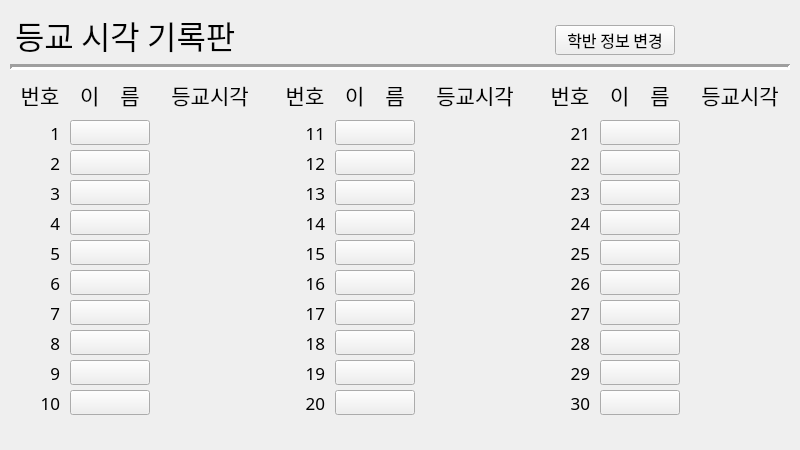
<?xml version="1.0" encoding="UTF-8"?>
<ui version="4.0">
 <class>MainWindow</class>
 <widget class="QMainWindow" name="MainWindow">
  <property name="geometry">
   <rect>
    <x>0</x>
    <y>0</y>
    <width>800</width>
    <height>450</height>
   </rect>
  </property>
  <property name="font">
   <font>
    <family>나눔스퀘어</family>
    <pointsize>12</pointsize>
   </font>
  </property>
  <property name="windowTitle">
   <string>등교 기록 프로그램</string>
  </property>
  <widget class="QWidget" name="centralwidget">
   <widget class="QLabel" name="title">
    <property name="geometry">
     <rect>
      <x>15</x>
      <y>15</y>
      <width>450</width>
      <height>40</height>
     </rect>
    </property>
    <property name="font">
     <font>
      <family>나눔스퀘어 ExtraBold</family>
      <pointsize>24</pointsize>
      <weight>50</weight>
      <bold>false</bold>
     </font>
    </property>
    <property name="toolTip">
     <string>Copyright © 2022, DFLHS 37J Yoon Sung-Yong.</string>
    </property>
    <property name="text">
     <string>등교 시각 기록판</string>
    </property>
   </widget>
   <widget class="Line" name="VSeperator">
    <property name="geometry">
     <rect>
      <x>10</x>
      <y>60</y>
      <width>780</width>
      <height>15</height>
     </rect>
    </property>
    <property name="lineWidth">
     <number>3</number>
    </property>
    <property name="orientation">
     <enum>Qt::Horizontal</enum>
    </property>
   </widget>
   <widget class="QPushButton" name="loadbtn">
    <property name="geometry">
     <rect>
      <x>555</x>
      <y>25</y>
      <width>120</width>
      <height>30</height>
     </rect>
    </property>
    <property name="text">
     <string>학반 정보 변경</string>
    </property>
   </widget>
   <widget class="QLabel" name="menu1_1">
    <property name="geometry">
     <rect>
      <x>20</x>
      <y>80</y>
      <width>40</width>
      <height>30</height>
     </rect>
    </property>
    <property name="font">
     <font>
      <family>나눔스퀘어 Bold</family>
      <pointsize>16</pointsize>
     </font>
    </property>
    <property name="text">
     <string>번호</string>
    </property>
    <property name="alignment">
     <set>Qt::AlignCenter</set>
    </property>
   </widget>
   <widget class="QLabel" name="menu1_2">
    <property name="geometry">
     <rect>
      <x>70</x>
      <y>80</y>
      <width>80</width>
      <height>30</height>
     </rect>
    </property>
    <property name="font">
     <font>
      <family>나눔스퀘어 Bold</family>
      <pointsize>16</pointsize>
     </font>
    </property>
    <property name="text">
     <string>이　름</string>
    </property>
    <property name="alignment">
     <set>Qt::AlignCenter</set>
    </property>
   </widget>
   <widget class="QLabel" name="menu1_3">
    <property name="geometry">
     <rect>
      <x>160</x>
      <y>80</y>
      <width>100</width>
      <height>30</height>
     </rect>
    </property>
    <property name="font">
     <font>
      <family>나눔스퀘어 Bold</family>
      <pointsize>16</pointsize>
     </font>
    </property>
    <property name="text">
     <string>등교시각</string>
    </property>
    <property name="alignment">
     <set>Qt::AlignCenter</set>
    </property>
   </widget>
   <widget class="QLabel" name="menu2_1">
    <property name="geometry">
     <rect>
      <x>285</x>
      <y>80</y>
      <width>40</width>
      <height>30</height>
     </rect>
    </property>
    <property name="font">
     <font>
      <family>나눔스퀘어 Bold</family>
      <pointsize>16</pointsize>
     </font>
    </property>
    <property name="text">
     <string>번호</string>
    </property>
    <property name="alignment">
     <set>Qt::AlignCenter</set>
    </property>
   </widget>
   <widget class="QLabel" name="menu2_2">
    <property name="geometry">
     <rect>
      <x>335</x>
      <y>80</y>
      <width>80</width>
      <height>30</height>
     </rect>
    </property>
    <property name="font">
     <font>
      <family>나눔스퀘어 Bold</family>
      <pointsize>16</pointsize>
     </font>
    </property>
    <property name="text">
     <string>이　름</string>
    </property>
    <property name="alignment">
     <set>Qt::AlignCenter</set>
    </property>
   </widget>
   <widget class="QLabel" name="menu2_3">
    <property name="geometry">
     <rect>
      <x>425</x>
      <y>80</y>
      <width>100</width>
      <height>30</height>
     </rect>
    </property>
    <property name="font">
     <font>
      <family>나눔스퀘어 Bold</family>
      <pointsize>16</pointsize>
     </font>
    </property>
    <property name="text">
     <string>등교시각</string>
    </property>
    <property name="alignment">
     <set>Qt::AlignCenter</set>
    </property>
   </widget>
   <widget class="QLabel" name="menu3_1">
    <property name="geometry">
     <rect>
      <x>550</x>
      <y>80</y>
      <width>40</width>
      <height>30</height>
     </rect>
    </property>
    <property name="font">
     <font>
      <family>나눔스퀘어 Bold</family>
      <pointsize>16</pointsize>
     </font>
    </property>
    <property name="text">
     <string>번호</string>
    </property>
    <property name="alignment">
     <set>Qt::AlignCenter</set>
    </property>
   </widget>
   <widget class="QLabel" name="menu3_2">
    <property name="geometry">
     <rect>
      <x>600</x>
      <y>80</y>
      <width>80</width>
      <height>30</height>
     </rect>
    </property>
    <property name="font">
     <font>
      <family>나눔스퀘어 Bold</family>
      <pointsize>16</pointsize>
     </font>
    </property>
    <property name="text">
     <string>이　름</string>
    </property>
    <property name="alignment">
     <set>Qt::AlignCenter</set>
    </property>
   </widget>
   <widget class="QLabel" name="menu3_3">
    <property name="geometry">
     <rect>
      <x>690</x>
      <y>80</y>
      <width>100</width>
      <height>30</height>
     </rect>
    </property>
    <property name="font">
     <font>
      <family>나눔스퀘어 Bold</family>
      <pointsize>16</pointsize>
     </font>
    </property>
    <property name="text">
     <string>등교시각</string>
    </property>
    <property name="alignment">
     <set>Qt::AlignCenter</set>
    </property>
   </widget>
   <widget class="QLabel" name="std_no_01">
    <property name="geometry">
     <rect>
      <x>20</x>
      <y>120</y>
      <width>40</width>
      <height>25</height>
     </rect>
    </property>
    <property name="font">
     <font>
      <pointsize>13</pointsize>
     </font>
    </property>
    <property name="text">
     <string>1</string>
    </property>
    <property name="alignment">
     <set>Qt::AlignRight|Qt::AlignTrailing|Qt::AlignVCenter</set>
    </property>
   </widget>
   <widget class="QLabel" name="std_no_02">
    <property name="geometry">
     <rect>
      <x>20</x>
      <y>150</y>
      <width>40</width>
      <height>25</height>
     </rect>
    </property>
    <property name="font">
     <font>
      <pointsize>13</pointsize>
     </font>
    </property>
    <property name="text">
     <string>2</string>
    </property>
    <property name="alignment">
     <set>Qt::AlignRight|Qt::AlignTrailing|Qt::AlignVCenter</set>
    </property>
   </widget>
   <widget class="QLabel" name="std_no_03">
    <property name="geometry">
     <rect>
      <x>20</x>
      <y>180</y>
      <width>40</width>
      <height>25</height>
     </rect>
    </property>
    <property name="font">
     <font>
      <pointsize>13</pointsize>
     </font>
    </property>
    <property name="text">
     <string>3</string>
    </property>
    <property name="alignment">
     <set>Qt::AlignRight|Qt::AlignTrailing|Qt::AlignVCenter</set>
    </property>
   </widget>
   <widget class="QLabel" name="std_no_04">
    <property name="geometry">
     <rect>
      <x>20</x>
      <y>210</y>
      <width>40</width>
      <height>25</height>
     </rect>
    </property>
    <property name="font">
     <font>
      <pointsize>13</pointsize>
     </font>
    </property>
    <property name="text">
     <string>4</string>
    </property>
    <property name="alignment">
     <set>Qt::AlignRight|Qt::AlignTrailing|Qt::AlignVCenter</set>
    </property>
   </widget>
   <widget class="QLabel" name="std_no_05">
    <property name="geometry">
     <rect>
      <x>20</x>
      <y>240</y>
      <width>40</width>
      <height>25</height>
     </rect>
    </property>
    <property name="font">
     <font>
      <pointsize>13</pointsize>
     </font>
    </property>
    <property name="text">
     <string>5</string>
    </property>
    <property name="alignment">
     <set>Qt::AlignRight|Qt::AlignTrailing|Qt::AlignVCenter</set>
    </property>
   </widget>
   <widget class="QLabel" name="std_no_06">
    <property name="geometry">
     <rect>
      <x>20</x>
      <y>270</y>
      <width>40</width>
      <height>25</height>
     </rect>
    </property>
    <property name="font">
     <font>
      <pointsize>13</pointsize>
     </font>
    </property>
    <property name="text">
     <string>6</string>
    </property>
    <property name="alignment">
     <set>Qt::AlignRight|Qt::AlignTrailing|Qt::AlignVCenter</set>
    </property>
   </widget>
   <widget class="QLabel" name="std_no_07">
    <property name="geometry">
     <rect>
      <x>20</x>
      <y>300</y>
      <width>40</width>
      <height>25</height>
     </rect>
    </property>
    <property name="font">
     <font>
      <pointsize>13</pointsize>
     </font>
    </property>
    <property name="text">
     <string>7</string>
    </property>
    <property name="alignment">
     <set>Qt::AlignRight|Qt::AlignTrailing|Qt::AlignVCenter</set>
    </property>
   </widget>
   <widget class="QLabel" name="std_no_08">
    <property name="geometry">
     <rect>
      <x>20</x>
      <y>330</y>
      <width>40</width>
      <height>25</height>
     </rect>
    </property>
    <property name="font">
     <font>
      <pointsize>13</pointsize>
     </font>
    </property>
    <property name="text">
     <string>8</string>
    </property>
    <property name="alignment">
     <set>Qt::AlignRight|Qt::AlignTrailing|Qt::AlignVCenter</set>
    </property>
   </widget>
   <widget class="QLabel" name="std_no_09">
    <property name="geometry">
     <rect>
      <x>20</x>
      <y>360</y>
      <width>40</width>
      <height>25</height>
     </rect>
    </property>
    <property name="font">
     <font>
      <pointsize>13</pointsize>
     </font>
    </property>
    <property name="text">
     <string>9</string>
    </property>
    <property name="alignment">
     <set>Qt::AlignRight|Qt::AlignTrailing|Qt::AlignVCenter</set>
    </property>
   </widget>
   <widget class="QLabel" name="std_no_10">
    <property name="geometry">
     <rect>
      <x>20</x>
      <y>390</y>
      <width>40</width>
      <height>25</height>
     </rect>
    </property>
    <property name="font">
     <font>
      <pointsize>13</pointsize>
     </font>
    </property>
    <property name="text">
     <string>10</string>
    </property>
    <property name="alignment">
     <set>Qt::AlignRight|Qt::AlignTrailing|Qt::AlignVCenter</set>
    </property>
   </widget>
   <widget class="QLabel" name="std_no_11">
    <property name="geometry">
     <rect>
      <x>285</x>
      <y>120</y>
      <width>40</width>
      <height>25</height>
     </rect>
    </property>
    <property name="font">
     <font>
      <pointsize>13</pointsize>
     </font>
    </property>
    <property name="text">
     <string>11</string>
    </property>
    <property name="alignment">
     <set>Qt::AlignRight|Qt::AlignTrailing|Qt::AlignVCenter</set>
    </property>
   </widget>
   <widget class="QLabel" name="std_no_12">
    <property name="geometry">
     <rect>
      <x>285</x>
      <y>150</y>
      <width>40</width>
      <height>25</height>
     </rect>
    </property>
    <property name="font">
     <font>
      <pointsize>13</pointsize>
     </font>
    </property>
    <property name="text">
     <string>12</string>
    </property>
    <property name="alignment">
     <set>Qt::AlignRight|Qt::AlignTrailing|Qt::AlignVCenter</set>
    </property>
   </widget>
   <widget class="QLabel" name="std_no_13">
    <property name="geometry">
     <rect>
      <x>285</x>
      <y>180</y>
      <width>40</width>
      <height>25</height>
     </rect>
    </property>
    <property name="font">
     <font>
      <pointsize>13</pointsize>
     </font>
    </property>
    <property name="text">
     <string>13</string>
    </property>
    <property name="alignment">
     <set>Qt::AlignRight|Qt::AlignTrailing|Qt::AlignVCenter</set>
    </property>
   </widget>
   <widget class="QLabel" name="std_no_14">
    <property name="geometry">
     <rect>
      <x>285</x>
      <y>210</y>
      <width>40</width>
      <height>25</height>
     </rect>
    </property>
    <property name="font">
     <font>
      <pointsize>13</pointsize>
     </font>
    </property>
    <property name="text">
     <string>14</string>
    </property>
    <property name="alignment">
     <set>Qt::AlignRight|Qt::AlignTrailing|Qt::AlignVCenter</set>
    </property>
   </widget>
   <widget class="QLabel" name="std_no_15">
    <property name="geometry">
     <rect>
      <x>285</x>
      <y>240</y>
      <width>40</width>
      <height>25</height>
     </rect>
    </property>
    <property name="font">
     <font>
      <pointsize>13</pointsize>
     </font>
    </property>
    <property name="text">
     <string>15</string>
    </property>
    <property name="alignment">
     <set>Qt::AlignRight|Qt::AlignTrailing|Qt::AlignVCenter</set>
    </property>
   </widget>
   <widget class="QLabel" name="std_no_16">
    <property name="geometry">
     <rect>
      <x>285</x>
      <y>270</y>
      <width>40</width>
      <height>25</height>
     </rect>
    </property>
    <property name="font">
     <font>
      <pointsize>13</pointsize>
     </font>
    </property>
    <property name="text">
     <string>16</string>
    </property>
    <property name="alignment">
     <set>Qt::AlignRight|Qt::AlignTrailing|Qt::AlignVCenter</set>
    </property>
   </widget>
   <widget class="QLabel" name="std_no_17">
    <property name="geometry">
     <rect>
      <x>285</x>
      <y>300</y>
      <width>40</width>
      <height>25</height>
     </rect>
    </property>
    <property name="font">
     <font>
      <pointsize>13</pointsize>
     </font>
    </property>
    <property name="text">
     <string>17</string>
    </property>
    <property name="alignment">
     <set>Qt::AlignRight|Qt::AlignTrailing|Qt::AlignVCenter</set>
    </property>
   </widget>
   <widget class="QLabel" name="std_no_18">
    <property name="geometry">
     <rect>
      <x>285</x>
      <y>330</y>
      <width>40</width>
      <height>25</height>
     </rect>
    </property>
    <property name="font">
     <font>
      <pointsize>13</pointsize>
     </font>
    </property>
    <property name="text">
     <string>18</string>
    </property>
    <property name="alignment">
     <set>Qt::AlignRight|Qt::AlignTrailing|Qt::AlignVCenter</set>
    </property>
   </widget>
   <widget class="QLabel" name="std_no_19">
    <property name="geometry">
     <rect>
      <x>285</x>
      <y>360</y>
      <width>40</width>
      <height>25</height>
     </rect>
    </property>
    <property name="font">
     <font>
      <pointsize>13</pointsize>
     </font>
    </property>
    <property name="text">
     <string>19</string>
    </property>
    <property name="alignment">
     <set>Qt::AlignRight|Qt::AlignTrailing|Qt::AlignVCenter</set>
    </property>
   </widget>
   <widget class="QLabel" name="std_no_20">
    <property name="geometry">
     <rect>
      <x>285</x>
      <y>390</y>
      <width>40</width>
      <height>25</height>
     </rect>
    </property>
    <property name="font">
     <font>
      <pointsize>13</pointsize>
     </font>
    </property>
    <property name="text">
     <string>20</string>
    </property>
    <property name="alignment">
     <set>Qt::AlignRight|Qt::AlignTrailing|Qt::AlignVCenter</set>
    </property>
   </widget>
   <widget class="QLabel" name="std_no_21">
    <property name="geometry">
     <rect>
      <x>550</x>
      <y>120</y>
      <width>40</width>
      <height>25</height>
     </rect>
    </property>
    <property name="font">
     <font>
      <pointsize>13</pointsize>
     </font>
    </property>
    <property name="text">
     <string>21</string>
    </property>
    <property name="alignment">
     <set>Qt::AlignRight|Qt::AlignTrailing|Qt::AlignVCenter</set>
    </property>
   </widget>
   <widget class="QLabel" name="std_no_22">
    <property name="geometry">
     <rect>
      <x>550</x>
      <y>150</y>
      <width>40</width>
      <height>25</height>
     </rect>
    </property>
    <property name="font">
     <font>
      <pointsize>13</pointsize>
     </font>
    </property>
    <property name="text">
     <string>22</string>
    </property>
    <property name="alignment">
     <set>Qt::AlignRight|Qt::AlignTrailing|Qt::AlignVCenter</set>
    </property>
   </widget>
   <widget class="QLabel" name="std_no_23">
    <property name="geometry">
     <rect>
      <x>550</x>
      <y>180</y>
      <width>40</width>
      <height>25</height>
     </rect>
    </property>
    <property name="font">
     <font>
      <pointsize>13</pointsize>
     </font>
    </property>
    <property name="text">
     <string>23</string>
    </property>
    <property name="alignment">
     <set>Qt::AlignRight|Qt::AlignTrailing|Qt::AlignVCenter</set>
    </property>
   </widget>
   <widget class="QLabel" name="std_no_24">
    <property name="geometry">
     <rect>
      <x>550</x>
      <y>210</y>
      <width>40</width>
      <height>25</height>
     </rect>
    </property>
    <property name="font">
     <font>
      <pointsize>13</pointsize>
     </font>
    </property>
    <property name="text">
     <string>24</string>
    </property>
    <property name="alignment">
     <set>Qt::AlignRight|Qt::AlignTrailing|Qt::AlignVCenter</set>
    </property>
   </widget>
   <widget class="QLabel" name="std_no_25">
    <property name="geometry">
     <rect>
      <x>550</x>
      <y>240</y>
      <width>40</width>
      <height>25</height>
     </rect>
    </property>
    <property name="font">
     <font>
      <pointsize>13</pointsize>
     </font>
    </property>
    <property name="text">
     <string>25</string>
    </property>
    <property name="alignment">
     <set>Qt::AlignRight|Qt::AlignTrailing|Qt::AlignVCenter</set>
    </property>
   </widget>
   <widget class="QLabel" name="std_no_26">
    <property name="geometry">
     <rect>
      <x>550</x>
      <y>270</y>
      <width>40</width>
      <height>25</height>
     </rect>
    </property>
    <property name="font">
     <font>
      <pointsize>13</pointsize>
     </font>
    </property>
    <property name="text">
     <string>26</string>
    </property>
    <property name="alignment">
     <set>Qt::AlignRight|Qt::AlignTrailing|Qt::AlignVCenter</set>
    </property>
   </widget>
   <widget class="QLabel" name="std_no_27">
    <property name="geometry">
     <rect>
      <x>550</x>
      <y>300</y>
      <width>40</width>
      <height>25</height>
     </rect>
    </property>
    <property name="font">
     <font>
      <pointsize>13</pointsize>
     </font>
    </property>
    <property name="text">
     <string>27</string>
    </property>
    <property name="alignment">
     <set>Qt::AlignRight|Qt::AlignTrailing|Qt::AlignVCenter</set>
    </property>
   </widget>
   <widget class="QLabel" name="std_no_28">
    <property name="geometry">
     <rect>
      <x>550</x>
      <y>330</y>
      <width>40</width>
      <height>25</height>
     </rect>
    </property>
    <property name="font">
     <font>
      <pointsize>13</pointsize>
     </font>
    </property>
    <property name="text">
     <string>28</string>
    </property>
    <property name="alignment">
     <set>Qt::AlignRight|Qt::AlignTrailing|Qt::AlignVCenter</set>
    </property>
   </widget>
   <widget class="QLabel" name="std_no_29">
    <property name="geometry">
     <rect>
      <x>550</x>
      <y>360</y>
      <width>40</width>
      <height>25</height>
     </rect>
    </property>
    <property name="font">
     <font>
      <pointsize>13</pointsize>
     </font>
    </property>
    <property name="text">
     <string>29</string>
    </property>
    <property name="alignment">
     <set>Qt::AlignRight|Qt::AlignTrailing|Qt::AlignVCenter</set>
    </property>
   </widget>
   <widget class="QLabel" name="std_no_30">
    <property name="geometry">
     <rect>
      <x>550</x>
      <y>390</y>
      <width>40</width>
      <height>25</height>
     </rect>
    </property>
    <property name="font">
     <font>
      <pointsize>13</pointsize>
     </font>
    </property>
    <property name="text">
     <string>30</string>
    </property>
    <property name="alignment">
     <set>Qt::AlignRight|Qt::AlignTrailing|Qt::AlignVCenter</set>
    </property>
   </widget>
   <widget class="QToolButton" name="std_btn_01">
    <property name="geometry">
     <rect>
      <x>70</x>
      <y>120</y>
      <width>80</width>
      <height>25</height>
     </rect>
    </property>
    <property name="text">
     <string/>
    </property>
    <property name="checkable">
     <bool>true</bool>
    </property>
   </widget>
   <widget class="QToolButton" name="std_btn_02">
    <property name="geometry">
     <rect>
      <x>70</x>
      <y>150</y>
      <width>80</width>
      <height>25</height>
     </rect>
    </property>
    <property name="text">
     <string/>
    </property>
    <property name="checkable">
     <bool>true</bool>
    </property>
   </widget>
   <widget class="QToolButton" name="std_btn_03">
    <property name="geometry">
     <rect>
      <x>70</x>
      <y>180</y>
      <width>80</width>
      <height>25</height>
     </rect>
    </property>
    <property name="text">
     <string/>
    </property>
    <property name="checkable">
     <bool>true</bool>
    </property>
   </widget>
   <widget class="QToolButton" name="std_btn_04">
    <property name="geometry">
     <rect>
      <x>70</x>
      <y>210</y>
      <width>80</width>
      <height>25</height>
     </rect>
    </property>
    <property name="text">
     <string/>
    </property>
    <property name="checkable">
     <bool>true</bool>
    </property>
   </widget>
   <widget class="QToolButton" name="std_btn_05">
    <property name="geometry">
     <rect>
      <x>70</x>
      <y>240</y>
      <width>80</width>
      <height>25</height>
     </rect>
    </property>
    <property name="text">
     <string/>
    </property>
    <property name="checkable">
     <bool>true</bool>
    </property>
   </widget>
   <widget class="QToolButton" name="std_btn_06">
    <property name="geometry">
     <rect>
      <x>70</x>
      <y>270</y>
      <width>80</width>
      <height>25</height>
     </rect>
    </property>
    <property name="text">
     <string/>
    </property>
    <property name="checkable">
     <bool>true</bool>
    </property>
   </widget>
   <widget class="QToolButton" name="std_btn_07">
    <property name="geometry">
     <rect>
      <x>70</x>
      <y>300</y>
      <width>80</width>
      <height>25</height>
     </rect>
    </property>
    <property name="text">
     <string/>
    </property>
    <property name="checkable">
     <bool>true</bool>
    </property>
   </widget>
   <widget class="QToolButton" name="std_btn_08">
    <property name="geometry">
     <rect>
      <x>70</x>
      <y>330</y>
      <width>80</width>
      <height>25</height>
     </rect>
    </property>
    <property name="text">
     <string/>
    </property>
    <property name="checkable">
     <bool>true</bool>
    </property>
   </widget>
   <widget class="QToolButton" name="std_btn_09">
    <property name="geometry">
     <rect>
      <x>70</x>
      <y>360</y>
      <width>80</width>
      <height>25</height>
     </rect>
    </property>
    <property name="text">
     <string/>
    </property>
    <property name="checkable">
     <bool>true</bool>
    </property>
   </widget>
   <widget class="QToolButton" name="std_btn_10">
    <property name="geometry">
     <rect>
      <x>70</x>
      <y>390</y>
      <width>80</width>
      <height>25</height>
     </rect>
    </property>
    <property name="text">
     <string/>
    </property>
    <property name="checkable">
     <bool>true</bool>
    </property>
   </widget>
   <widget class="QToolButton" name="std_btn_11">
    <property name="geometry">
     <rect>
      <x>335</x>
      <y>120</y>
      <width>80</width>
      <height>25</height>
     </rect>
    </property>
    <property name="text">
     <string/>
    </property>
    <property name="checkable">
     <bool>true</bool>
    </property>
   </widget>
   <widget class="QToolButton" name="std_btn_12">
    <property name="geometry">
     <rect>
      <x>335</x>
      <y>150</y>
      <width>80</width>
      <height>25</height>
     </rect>
    </property>
    <property name="text">
     <string/>
    </property>
    <property name="checkable">
     <bool>true</bool>
    </property>
   </widget>
   <widget class="QToolButton" name="std_btn_13">
    <property name="geometry">
     <rect>
      <x>335</x>
      <y>180</y>
      <width>80</width>
      <height>25</height>
     </rect>
    </property>
    <property name="text">
     <string/>
    </property>
    <property name="checkable">
     <bool>true</bool>
    </property>
   </widget>
   <widget class="QToolButton" name="std_btn_14">
    <property name="geometry">
     <rect>
      <x>335</x>
      <y>210</y>
      <width>80</width>
      <height>25</height>
     </rect>
    </property>
    <property name="text">
     <string/>
    </property>
    <property name="checkable">
     <bool>true</bool>
    </property>
   </widget>
   <widget class="QToolButton" name="std_btn_15">
    <property name="geometry">
     <rect>
      <x>335</x>
      <y>240</y>
      <width>80</width>
      <height>25</height>
     </rect>
    </property>
    <property name="text">
     <string/>
    </property>
    <property name="checkable">
     <bool>true</bool>
    </property>
   </widget>
   <widget class="QToolButton" name="std_btn_16">
    <property name="geometry">
     <rect>
      <x>335</x>
      <y>270</y>
      <width>80</width>
      <height>25</height>
     </rect>
    </property>
    <property name="text">
     <string/>
    </property>
    <property name="checkable">
     <bool>true</bool>
    </property>
   </widget>
   <widget class="QToolButton" name="std_btn_17">
    <property name="geometry">
     <rect>
      <x>335</x>
      <y>300</y>
      <width>80</width>
      <height>25</height>
     </rect>
    </property>
    <property name="text">
     <string/>
    </property>
    <property name="checkable">
     <bool>true</bool>
    </property>
   </widget>
   <widget class="QToolButton" name="std_btn_18">
    <property name="geometry">
     <rect>
      <x>335</x>
      <y>330</y>
      <width>80</width>
      <height>25</height>
     </rect>
    </property>
    <property name="text">
     <string/>
    </property>
    <property name="checkable">
     <bool>true</bool>
    </property>
   </widget>
   <widget class="QToolButton" name="std_btn_19">
    <property name="geometry">
     <rect>
      <x>335</x>
      <y>360</y>
      <width>80</width>
      <height>25</height>
     </rect>
    </property>
    <property name="text">
     <string/>
    </property>
    <property name="checkable">
     <bool>true</bool>
    </property>
   </widget>
   <widget class="QToolButton" name="std_btn_20">
    <property name="geometry">
     <rect>
      <x>335</x>
      <y>390</y>
      <width>80</width>
      <height>25</height>
     </rect>
    </property>
    <property name="text">
     <string/>
    </property>
    <property name="checkable">
     <bool>true</bool>
    </property>
   </widget>
   <widget class="QToolButton" name="std_btn_21">
    <property name="geometry">
     <rect>
      <x>600</x>
      <y>120</y>
      <width>80</width>
      <height>25</height>
     </rect>
    </property>
    <property name="text">
     <string/>
    </property>
    <property name="checkable">
     <bool>true</bool>
    </property>
   </widget>
   <widget class="QToolButton" name="std_btn_22">
    <property name="geometry">
     <rect>
      <x>600</x>
      <y>150</y>
      <width>80</width>
      <height>25</height>
     </rect>
    </property>
    <property name="text">
     <string/>
    </property>
    <property name="checkable">
     <bool>true</bool>
    </property>
   </widget>
   <widget class="QToolButton" name="std_btn_23">
    <property name="geometry">
     <rect>
      <x>600</x>
      <y>180</y>
      <width>80</width>
      <height>25</height>
     </rect>
    </property>
    <property name="text">
     <string/>
    </property>
    <property name="checkable">
     <bool>true</bool>
    </property>
   </widget>
   <widget class="QToolButton" name="std_btn_24">
    <property name="geometry">
     <rect>
      <x>600</x>
      <y>210</y>
      <width>80</width>
      <height>25</height>
     </rect>
    </property>
    <property name="text">
     <string/>
    </property>
    <property name="checkable">
     <bool>true</bool>
    </property>
   </widget>
   <widget class="QToolButton" name="std_btn_25">
    <property name="geometry">
     <rect>
      <x>600</x>
      <y>240</y>
      <width>80</width>
      <height>25</height>
     </rect>
    </property>
    <property name="text">
     <string/>
    </property>
    <property name="checkable">
     <bool>true</bool>
    </property>
   </widget>
   <widget class="QToolButton" name="std_btn_26">
    <property name="geometry">
     <rect>
      <x>600</x>
      <y>270</y>
      <width>80</width>
      <height>25</height>
     </rect>
    </property>
    <property name="text">
     <string/>
    </property>
    <property name="checkable">
     <bool>true</bool>
    </property>
   </widget>
   <widget class="QToolButton" name="std_btn_27">
    <property name="geometry">
     <rect>
      <x>600</x>
      <y>300</y>
      <width>80</width>
      <height>25</height>
     </rect>
    </property>
    <property name="text">
     <string/>
    </property>
    <property name="checkable">
     <bool>true</bool>
    </property>
   </widget>
   <widget class="QToolButton" name="std_btn_28">
    <property name="geometry">
     <rect>
      <x>600</x>
      <y>330</y>
      <width>80</width>
      <height>25</height>
     </rect>
    </property>
    <property name="text">
     <string/>
    </property>
    <property name="checkable">
     <bool>true</bool>
    </property>
   </widget>
   <widget class="QToolButton" name="std_btn_29">
    <property name="geometry">
     <rect>
      <x>600</x>
      <y>360</y>
      <width>80</width>
      <height>25</height>
     </rect>
    </property>
    <property name="text">
     <string/>
    </property>
    <property name="checkable">
     <bool>true</bool>
    </property>
   </widget>
   <widget class="QToolButton" name="std_btn_30">
    <property name="geometry">
     <rect>
      <x>600</x>
      <y>390</y>
      <width>80</width>
      <height>25</height>
     </rect>
    </property>
    <property name="text">
     <string/>
    </property>
    <property name="checkable">
     <bool>true</bool>
    </property>
   </widget>
   <widget class="QLabel" name="std_time_01">
    <property name="geometry">
     <rect>
      <x>160</x>
      <y>120</y>
      <width>100</width>
      <height>25</height>
     </rect>
    </property>
    <property name="font">
     <font>
      <pointsize>13</pointsize>
     </font>
    </property>
    <property name="text">
     <string/>
    </property>
    <property name="alignment">
     <set>Qt::AlignCenter</set>
    </property>
   </widget>
   <widget class="QLabel" name="std_time_02">
    <property name="geometry">
     <rect>
      <x>160</x>
      <y>150</y>
      <width>100</width>
      <height>25</height>
     </rect>
    </property>
    <property name="font">
     <font>
      <pointsize>13</pointsize>
     </font>
    </property>
    <property name="text">
     <string/>
    </property>
    <property name="alignment">
     <set>Qt::AlignCenter</set>
    </property>
   </widget>
   <widget class="QLabel" name="std_time_03">
    <property name="geometry">
     <rect>
      <x>160</x>
      <y>180</y>
      <width>100</width>
      <height>25</height>
     </rect>
    </property>
    <property name="font">
     <font>
      <pointsize>13</pointsize>
     </font>
    </property>
    <property name="text">
     <string/>
    </property>
    <property name="alignment">
     <set>Qt::AlignCenter</set>
    </property>
   </widget>
   <widget class="QLabel" name="std_time_04">
    <property name="geometry">
     <rect>
      <x>160</x>
      <y>210</y>
      <width>100</width>
      <height>25</height>
     </rect>
    </property>
    <property name="font">
     <font>
      <pointsize>13</pointsize>
     </font>
    </property>
    <property name="text">
     <string/>
    </property>
    <property name="alignment">
     <set>Qt::AlignCenter</set>
    </property>
   </widget>
   <widget class="QLabel" name="std_time_05">
    <property name="geometry">
     <rect>
      <x>160</x>
      <y>240</y>
      <width>100</width>
      <height>25</height>
     </rect>
    </property>
    <property name="font">
     <font>
      <pointsize>13</pointsize>
     </font>
    </property>
    <property name="text">
     <string/>
    </property>
    <property name="alignment">
     <set>Qt::AlignCenter</set>
    </property>
   </widget>
   <widget class="QLabel" name="std_time_06">
    <property name="geometry">
     <rect>
      <x>160</x>
      <y>270</y>
      <width>100</width>
      <height>25</height>
     </rect>
    </property>
    <property name="font">
     <font>
      <pointsize>13</pointsize>
     </font>
    </property>
    <property name="text">
     <string/>
    </property>
    <property name="alignment">
     <set>Qt::AlignCenter</set>
    </property>
   </widget>
   <widget class="QLabel" name="std_time_07">
    <property name="geometry">
     <rect>
      <x>160</x>
      <y>300</y>
      <width>100</width>
      <height>25</height>
     </rect>
    </property>
    <property name="font">
     <font>
      <pointsize>13</pointsize>
     </font>
    </property>
    <property name="text">
     <string/>
    </property>
    <property name="alignment">
     <set>Qt::AlignCenter</set>
    </property>
   </widget>
   <widget class="QLabel" name="std_time_08">
    <property name="geometry">
     <rect>
      <x>160</x>
      <y>330</y>
      <width>100</width>
      <height>25</height>
     </rect>
    </property>
    <property name="font">
     <font>
      <pointsize>13</pointsize>
     </font>
    </property>
    <property name="text">
     <string/>
    </property>
    <property name="alignment">
     <set>Qt::AlignCenter</set>
    </property>
   </widget>
   <widget class="QLabel" name="std_time_09">
    <property name="geometry">
     <rect>
      <x>160</x>
      <y>360</y>
      <width>100</width>
      <height>25</height>
     </rect>
    </property>
    <property name="font">
     <font>
      <pointsize>13</pointsize>
     </font>
    </property>
    <property name="text">
     <string/>
    </property>
    <property name="alignment">
     <set>Qt::AlignCenter</set>
    </property>
   </widget>
   <widget class="QLabel" name="std_time_10">
    <property name="geometry">
     <rect>
      <x>160</x>
      <y>390</y>
      <width>100</width>
      <height>25</height>
     </rect>
    </property>
    <property name="font">
     <font>
      <pointsize>13</pointsize>
     </font>
    </property>
    <property name="text">
     <string/>
    </property>
    <property name="alignment">
     <set>Qt::AlignCenter</set>
    </property>
   </widget>
   <widget class="QLabel" name="std_time_11">
    <property name="geometry">
     <rect>
      <x>425</x>
      <y>120</y>
      <width>100</width>
      <height>25</height>
     </rect>
    </property>
    <property name="font">
     <font>
      <pointsize>13</pointsize>
     </font>
    </property>
    <property name="text">
     <string/>
    </property>
    <property name="alignment">
     <set>Qt::AlignCenter</set>
    </property>
   </widget>
   <widget class="QLabel" name="std_time_12">
    <property name="geometry">
     <rect>
      <x>425</x>
      <y>150</y>
      <width>100</width>
      <height>25</height>
     </rect>
    </property>
    <property name="font">
     <font>
      <pointsize>13</pointsize>
     </font>
    </property>
    <property name="text">
     <string/>
    </property>
    <property name="alignment">
     <set>Qt::AlignCenter</set>
    </property>
   </widget>
   <widget class="QLabel" name="std_time_13">
    <property name="geometry">
     <rect>
      <x>425</x>
      <y>180</y>
      <width>100</width>
      <height>25</height>
     </rect>
    </property>
    <property name="font">
     <font>
      <pointsize>13</pointsize>
     </font>
    </property>
    <property name="text">
     <string/>
    </property>
    <property name="alignment">
     <set>Qt::AlignCenter</set>
    </property>
   </widget>
   <widget class="QLabel" name="std_time_14">
    <property name="geometry">
     <rect>
      <x>425</x>
      <y>210</y>
      <width>100</width>
      <height>25</height>
     </rect>
    </property>
    <property name="font">
     <font>
      <pointsize>13</pointsize>
     </font>
    </property>
    <property name="text">
     <string/>
    </property>
    <property name="alignment">
     <set>Qt::AlignCenter</set>
    </property>
   </widget>
   <widget class="QLabel" name="std_time_15">
    <property name="geometry">
     <rect>
      <x>425</x>
      <y>240</y>
      <width>100</width>
      <height>25</height>
     </rect>
    </property>
    <property name="font">
     <font>
      <pointsize>13</pointsize>
     </font>
    </property>
    <property name="text">
     <string/>
    </property>
    <property name="alignment">
     <set>Qt::AlignCenter</set>
    </property>
   </widget>
   <widget class="QLabel" name="std_time_16">
    <property name="geometry">
     <rect>
      <x>425</x>
      <y>270</y>
      <width>100</width>
      <height>25</height>
     </rect>
    </property>
    <property name="font">
     <font>
      <pointsize>13</pointsize>
     </font>
    </property>
    <property name="text">
     <string/>
    </property>
    <property name="alignment">
     <set>Qt::AlignCenter</set>
    </property>
   </widget>
   <widget class="QLabel" name="std_time_17">
    <property name="geometry">
     <rect>
      <x>425</x>
      <y>300</y>
      <width>100</width>
      <height>25</height>
     </rect>
    </property>
    <property name="font">
     <font>
      <pointsize>13</pointsize>
     </font>
    </property>
    <property name="text">
     <string/>
    </property>
    <property name="alignment">
     <set>Qt::AlignCenter</set>
    </property>
   </widget>
   <widget class="QLabel" name="std_time_18">
    <property name="geometry">
     <rect>
      <x>425</x>
      <y>330</y>
      <width>100</width>
      <height>25</height>
     </rect>
    </property>
    <property name="font">
     <font>
      <pointsize>13</pointsize>
     </font>
    </property>
    <property name="text">
     <string/>
    </property>
    <property name="alignment">
     <set>Qt::AlignCenter</set>
    </property>
   </widget>
   <widget class="QLabel" name="std_time_19">
    <property name="geometry">
     <rect>
      <x>425</x>
      <y>360</y>
      <width>100</width>
      <height>25</height>
     </rect>
    </property>
    <property name="font">
     <font>
      <pointsize>13</pointsize>
     </font>
    </property>
    <property name="text">
     <string/>
    </property>
    <property name="alignment">
     <set>Qt::AlignCenter</set>
    </property>
   </widget>
   <widget class="QLabel" name="std_time_20">
    <property name="geometry">
     <rect>
      <x>425</x>
      <y>390</y>
      <width>100</width>
      <height>25</height>
     </rect>
    </property>
    <property name="font">
     <font>
      <pointsize>13</pointsize>
     </font>
    </property>
    <property name="text">
     <string/>
    </property>
    <property name="alignment">
     <set>Qt::AlignCenter</set>
    </property>
   </widget>
   <widget class="QLabel" name="std_time_21">
    <property name="geometry">
     <rect>
      <x>690</x>
      <y>120</y>
      <width>100</width>
      <height>25</height>
     </rect>
    </property>
    <property name="font">
     <font>
      <pointsize>13</pointsize>
     </font>
    </property>
    <property name="text">
     <string/>
    </property>
    <property name="alignment">
     <set>Qt::AlignCenter</set>
    </property>
   </widget>
   <widget class="QLabel" name="std_time_22">
    <property name="geometry">
     <rect>
      <x>690</x>
      <y>150</y>
      <width>100</width>
      <height>25</height>
     </rect>
    </property>
    <property name="font">
     <font>
      <pointsize>13</pointsize>
     </font>
    </property>
    <property name="text">
     <string/>
    </property>
    <property name="alignment">
     <set>Qt::AlignCenter</set>
    </property>
   </widget>
   <widget class="QLabel" name="std_time_23">
    <property name="geometry">
     <rect>
      <x>690</x>
      <y>180</y>
      <width>100</width>
      <height>25</height>
     </rect>
    </property>
    <property name="font">
     <font>
      <pointsize>13</pointsize>
     </font>
    </property>
    <property name="text">
     <string/>
    </property>
    <property name="alignment">
     <set>Qt::AlignCenter</set>
    </property>
   </widget>
   <widget class="QLabel" name="std_time_24">
    <property name="geometry">
     <rect>
      <x>690</x>
      <y>210</y>
      <width>100</width>
      <height>25</height>
     </rect>
    </property>
    <property name="font">
     <font>
      <pointsize>13</pointsize>
     </font>
    </property>
    <property name="text">
     <string/>
    </property>
    <property name="alignment">
     <set>Qt::AlignCenter</set>
    </property>
   </widget>
   <widget class="QLabel" name="std_time_25">
    <property name="geometry">
     <rect>
      <x>690</x>
      <y>240</y>
      <width>100</width>
      <height>25</height>
     </rect>
    </property>
    <property name="font">
     <font>
      <pointsize>13</pointsize>
     </font>
    </property>
    <property name="text">
     <string/>
    </property>
    <property name="alignment">
     <set>Qt::AlignCenter</set>
    </property>
   </widget>
   <widget class="QLabel" name="std_time_26">
    <property name="geometry">
     <rect>
      <x>690</x>
      <y>270</y>
      <width>100</width>
      <height>25</height>
     </rect>
    </property>
    <property name="font">
     <font>
      <pointsize>13</pointsize>
     </font>
    </property>
    <property name="text">
     <string/>
    </property>
    <property name="alignment">
     <set>Qt::AlignCenter</set>
    </property>
   </widget>
   <widget class="QLabel" name="std_time_27">
    <property name="geometry">
     <rect>
      <x>690</x>
      <y>300</y>
      <width>100</width>
      <height>25</height>
     </rect>
    </property>
    <property name="font">
     <font>
      <pointsize>13</pointsize>
     </font>
    </property>
    <property name="text">
     <string/>
    </property>
    <property name="alignment">
     <set>Qt::AlignCenter</set>
    </property>
   </widget>
   <widget class="QLabel" name="std_time_28">
    <property name="geometry">
     <rect>
      <x>690</x>
      <y>330</y>
      <width>100</width>
      <height>25</height>
     </rect>
    </property>
    <property name="font">
     <font>
      <pointsize>13</pointsize>
     </font>
    </property>
    <property name="text">
     <string/>
    </property>
    <property name="alignment">
     <set>Qt::AlignCenter</set>
    </property>
   </widget>
   <widget class="QLabel" name="std_time_29">
    <property name="geometry">
     <rect>
      <x>690</x>
      <y>360</y>
      <width>100</width>
      <height>25</height>
     </rect>
    </property>
    <property name="font">
     <font>
      <pointsize>13</pointsize>
     </font>
    </property>
    <property name="text">
     <string/>
    </property>
    <property name="alignment">
     <set>Qt::AlignCenter</set>
    </property>
   </widget>
   <widget class="QLabel" name="std_time_30">
    <property name="geometry">
     <rect>
      <x>690</x>
      <y>390</y>
      <width>100</width>
      <height>25</height>
     </rect>
    </property>
    <property name="font">
     <font>
      <pointsize>13</pointsize>
     </font>
    </property>
    <property name="text">
     <string/>
    </property>
    <property name="alignment">
     <set>Qt::AlignCenter</set>
    </property>
   </widget>
  </widget>
 </widget>
 <resources/>
 <connections/>
</ui>
